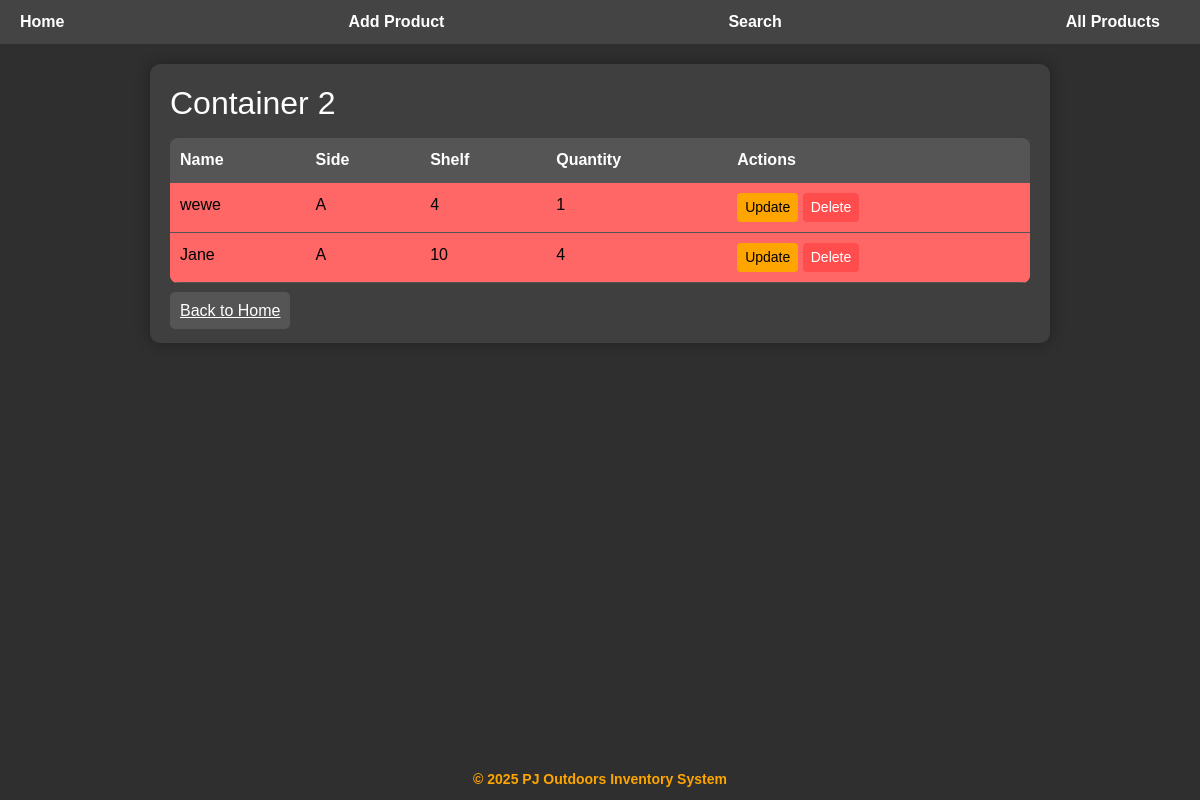
The page /container/2 on the database as committed earlier.
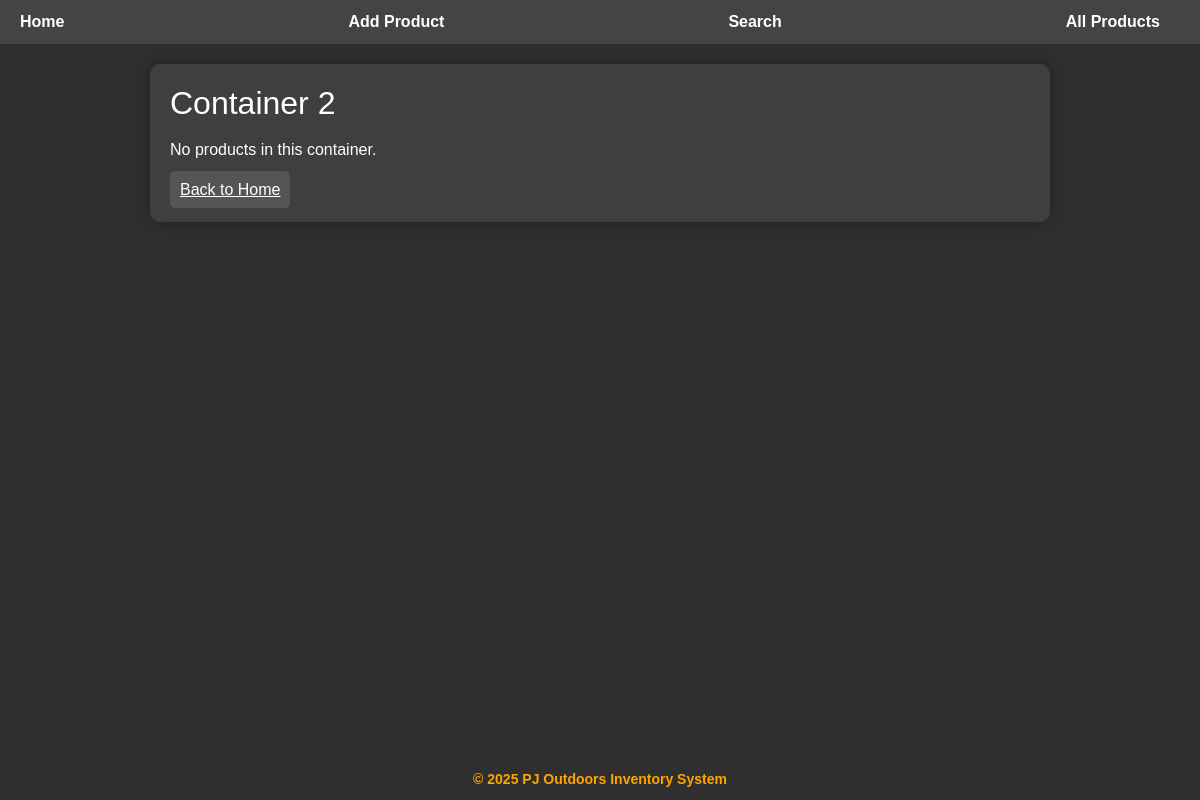
The same page on the database as committed later.
### tables this page shows
CREATE TABLE products (
            id INTEGER PRIMARY KEY AUTOINCREMENT,
            name TEXT NOT NULL,
            container INTEGER NOT NULL,
            side TEXT NOT NULL,
            shelf INTEGER NOT NULL,
            quantity INTEGER
        );

### app.py (the view)
@app.route('/container/<int:container_id>')
def container_page(container_id):
    conn = sqlite3.connect(DB_FILE)
    conn.row_factory = dict_factory
    c = conn.cursor()
    c.execute('SELECT * FROM products WHERE container=? ORDER BY shelf', (container_id,))
    products = c.fetchall()
    conn.close()
    return render_template('container.html', container_id=container_id, products=products)

### app.py (called while the page is built)
def dict_factory(cursor, row):
    return {col[0]: row[idx] for idx, col in enumerate(cursor.description)}

### templates/container.html (shortened to what this page needs)
<!DOCTYPE html>
<html lang="en">
<head>
    <link rel="stylesheet" href="/static/style.css">
    <link href="https://cdn.jsdelivr.net/npm/bootstrap@5.3.2/dist/css/bootstrap.min.css" rel="stylesheet">
</head>
<body>
<div class="page-container">
    <div class="navbar">
        <a href="/">Home</a>
        <a href="/add">Add Product</a>
        <a href="/search">Search</a>
        <a href="/index">All Products</a>
    </div>
    <div class="content-wrap container">
        <div class="container-card">
            <h2 class="mb-3">Container {{ container_id }}</h2>
            {% if products %}
            <table class="table">
                <thead>
                    <tr>
                        <th>Name</th>
                        <th>Side</th>
                        <th>Shelf</th>
                        <th>Quantity</th>
                        <th>Actions</th>
                    </tr>
                </thead>
                <tbody>
                    {% for p in products %}
                    <tr class="{% if p['quantity'] <= 5 %}low-stock{% endif %}">
                        <td>{{ p['name'] }}</td>
                        <td>{{ p['side'] }}</td>
                        <td>{{ p['shelf'] }}</td>
                        <td>{{ p['quantity'] }}</td>
                        <td>
                            <a class="btn btn-sm btn-warning" href="/update/{{ p['id'] }}">Update</a>
                            <form action="/delete/{{ p['id'] }}" method="POST" style="display:inline;">
                                <button class="btn btn-sm btn-danger" type="submit" onclick="return confirm('Delete this product?')">Delete</button>
                            </form>
                        </td>
                    </tr>
                    {% endfor %}
                </tbody>
            </table>
            {% else %}
            <p>No products in this container.</p>
            {% endif %}
            <a class="btn-back mt-3" href="/">Back to Home</a>
        </div>
    </div>
    <footer>
        &copy; 2025 PJ Outdoors Inventory System
    </footer>
</div>
</body>
</html>

Rows that differ between the two databases and show on the page:
removed products: name "wewe", side "A", shelf "4", quantity "1"
removed products: name "Jane", side "A", shelf "10", quantity "4"
Other text that changed with them:
text no longer shown: "Name Side Shelf Quantity Actions"
text now shown: "No products in this container."
